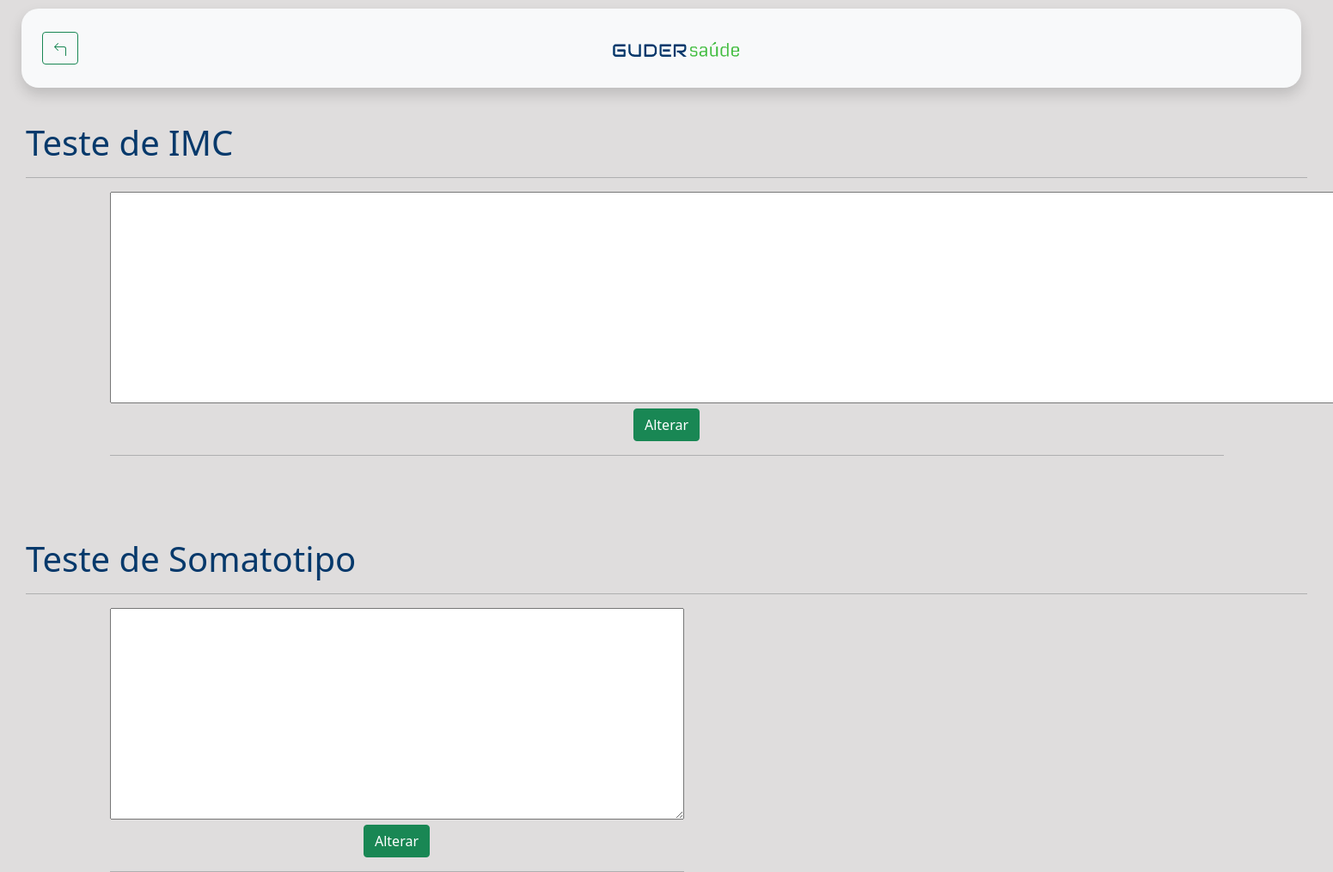
The app's page /SistWeb/testes.php, older data.
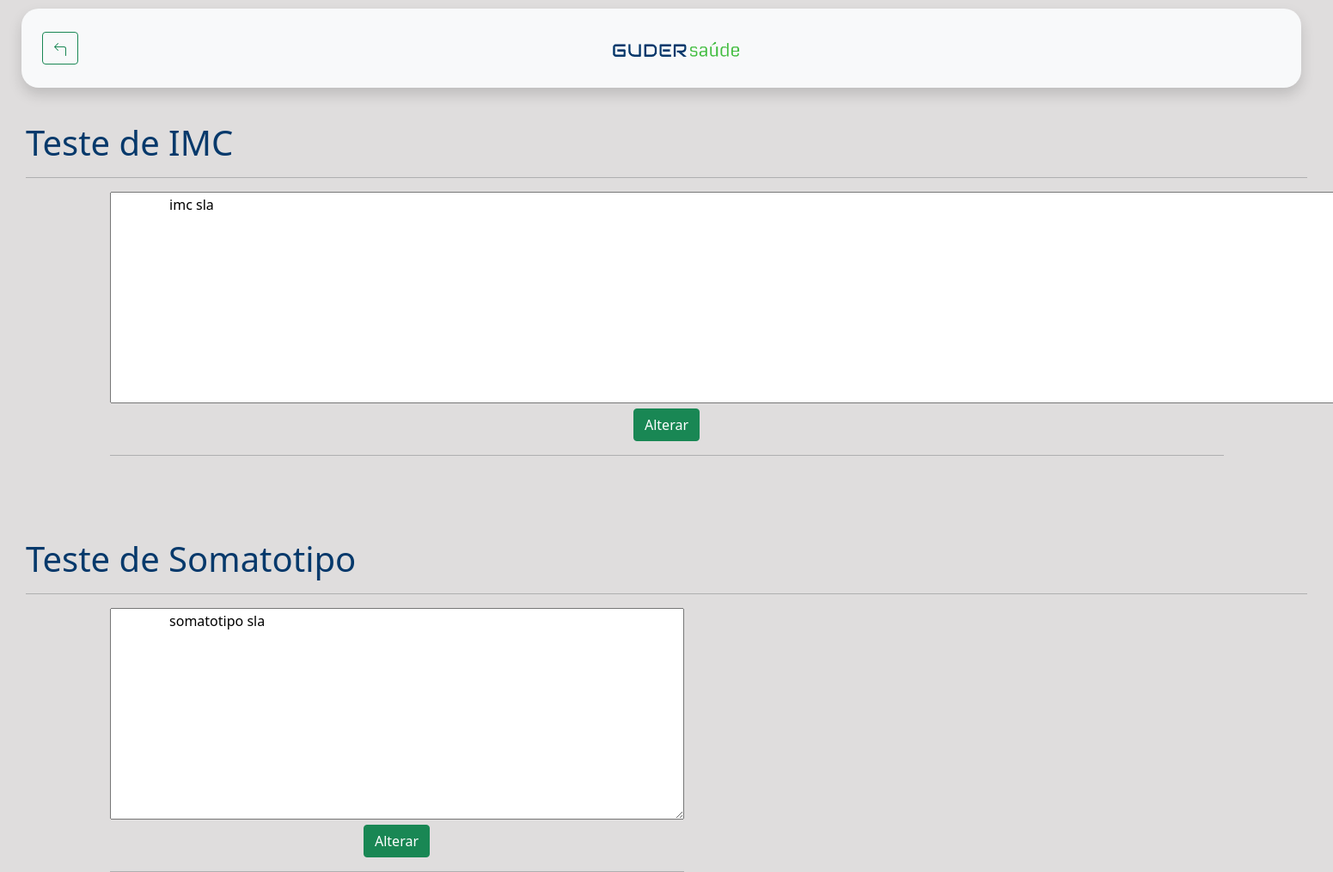
The same page, newer data.
### tables this page shows
create table text_somatotipo(
id int primary key,
txt_ex text not null,
texto text not null,
imagem varchar(40) not null
);

### Site/PHP/ClassUsuario.php (called while the page is built, shortened)
<?php
class Usuario
{
    public function txt_somatotipo($id)
    {
        global $con;
        try
        {
            $comando = $con->prepare("SELECT * FROM text_somatotipo WHERE id = ?");
            $comando->bindParam(1, $id);
            $comando->execute();
            $dado = $comando->fetch();
        }
        catch (PDOException $erro)
        {
            $retorno = "Erro " . $erro->getMessage();
            return $retorno;
        }
        return $dado;
    }
}

### SistWeb/testes.php (the view, shortened to what this page needs)
<?php
include_once '../Site/PHP/ClassUsuario.php';
$cad = new Usuario();
?>
<!DOCTYPE html>
<html lang="pt-br">
<?php include './PHP/head.php' ?>
<link rel="stylesheet" href="../Site/CSS/teste.css">
<body id="corpo">
    <header role="navigation" class="fixed" id="cabecalho">
        <nav class="navbar navbar-light bg-light navbar-expand shadow" id="navbar">
            <a href="./conteudo.php">
                <button type="button" class="btn btn-outline-success ms-4">
                </button>
            </a>
            <div class="container" style="justify-content: center;">
                <a class="navbar-brand" href="#">
                    <img src="./IMGs/logo.png" alt="logo" id="logo">
                </a>
            </div>
        </nav>
    </header>
    <div class="titulo-somatotipo">
        <h1 style="color:#06396b ;">
            Teste de IMC
        </h1>
        <hr>
    </div>
    <div class="container">
        <div class="row">
            <div class="col " id="div-txt-imc">
                <form action="" method="post" id="form-text-explica5">
                    <textarea name="txt_explica" id="" cols="160" rows="10">
                <?php $dado = $cad->txt_somatotipo(5);
                echo $dado['txt_ex']
                ?>
                </textarea>
                    <div class="text-center">
                        <button type="submit" class="btn btn-success" onclick="altera_explica2(5)">Alterar</button>
                    </div>
                </form>
                <hr class="mb-5">
            </div>
        </div>
    </div>
    <div class="titulo-somatotipo mt-5">
        <h1 style="color:#06396b ;">
            Teste de Somatotipo
        </h1>
        <hr>
    </div>
    <div class="container">
        <div class="row">
            <div class="col " id="div-txt-ex">
                <form action="" method="post" id="form-text-explica6">
                    <textarea name="txt_explica" id="" cols="70" rows="10">
                <?php $dado1 = $cad->txt_somatotipo(6);
                echo $dado1['txt_ex']
                ?>
                </textarea>
                    <div class="text-center">
                        <button type="submit" class="btn btn-success" onclick="altera_explica2(6)">Alterar</button>
                    </div>
                </form>
            </div>
            <div class="col  ">
            </div>
        </div>
    </div>
</body>
</html>

### SistWeb/PHP/head.php (shortened to what this page needs)
<head>
    <link href="https://cdn.jsdelivr.net/npm/bootstrap@5.1.0/dist/css/bootstrap.min.css" rel="stylesheet">
    <link rel="stylesheet" href="./CSS/style1.css">
</head>

### SistWeb/CSS/style1.css (style rules this page uses)
#logo { width: 230px; padding: 10px; }
#navbar { border-radius: 20px!important; }
#cabecalho { margin-top: 10px; margin-left: 25px; margin-right: 25px; margin-bottom: 40px; width: 96%; }
#corpo { background-color: rgba(220, 218, 218, 0.9); margin: 0px; }

### Site/CSS/teste.css (style rules this page uses)
.titulo-somatotipo { padding-left: 30px; padding-right: 30px; }
#div-txt-ex { margin-right: 30px; height: 285px; }

Row changes from the older to the newer data that the page shows:
added text_somatotipo: txt_explica "imc sla"
added text_somatotipo: txt_explica "somatotipo sla"
